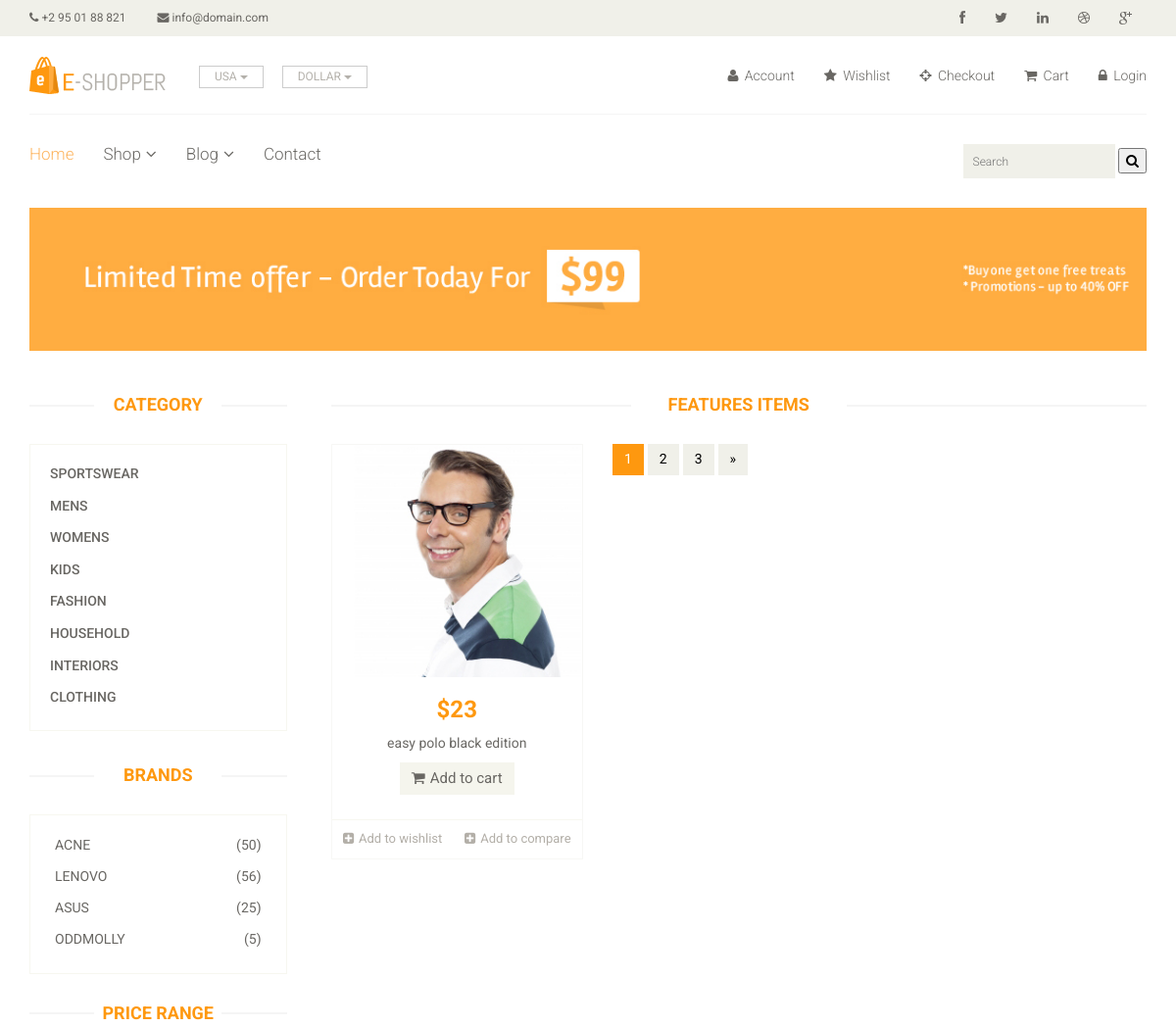
Before: /category/fashion (upper part) with the older database file.
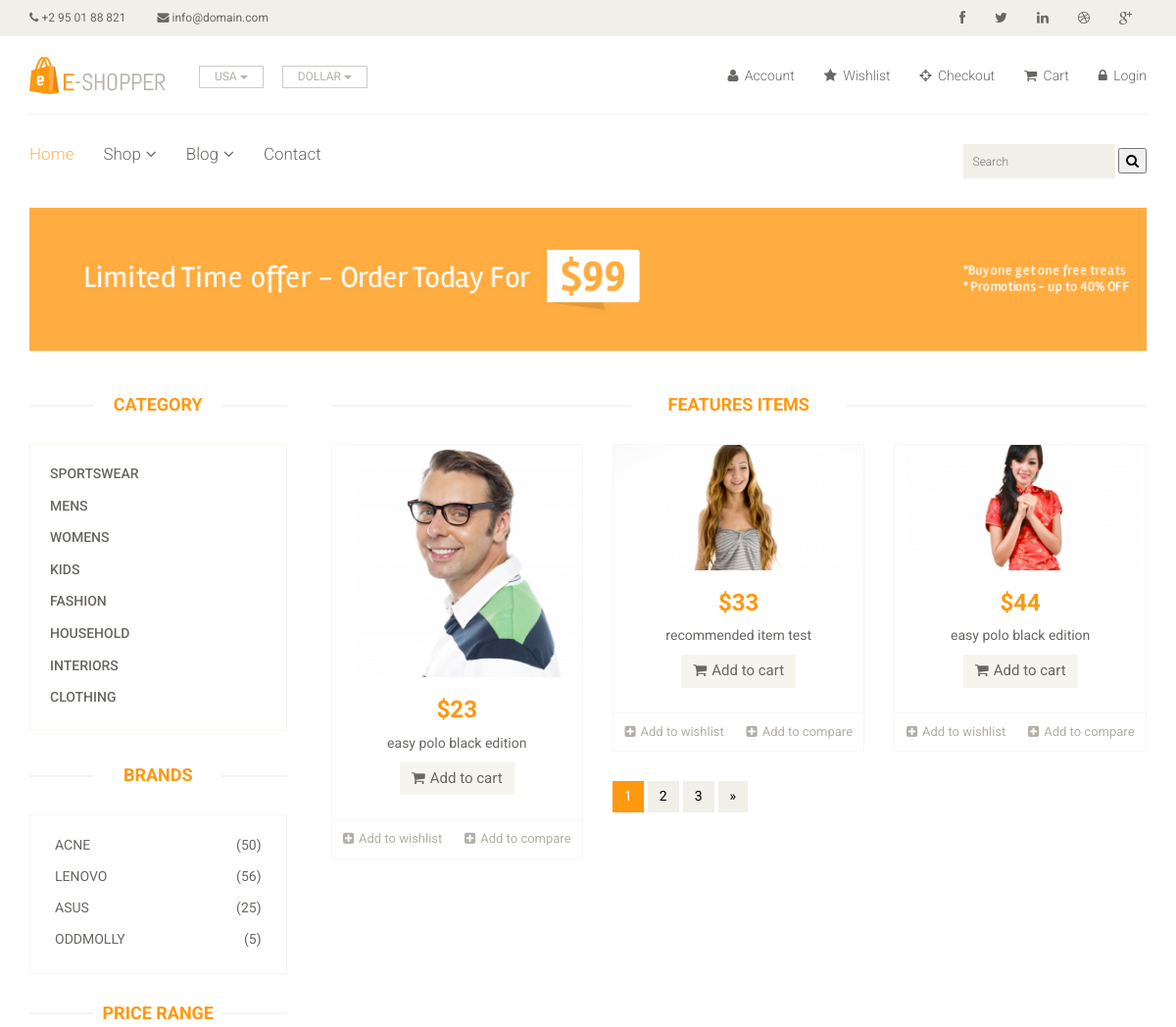
After: the same page with the newer database file.
### home/models.py (models this page shows, shortened)
class Category(models.Model):
    name = models.CharField(max_length=200)
    slug = models.CharField(max_length=500 , unique = True)

class Brand(models.Model):
    name = models.CharField(max_length = 200)
    image = models.ImageField(upload_to='media' , blank=True)
    numbers_of_products = models.IntegerField(default = 1)
    slug = models.CharField(max_length=500 , blank = True)

class Product(models.Model):
    name = models.CharField(max_length=200)
    price = models.IntegerField()
    discounted_price = models.IntegerField(default=0)
    image = models.ImageField(upload_to='media')
    description = models.TextField(blank=True)
    specification = models.TextField(blank = True)
    category = models.ForeignKey(Category, on_delete = models.CASCADE)
    brand = models.ForeignKey(Brand,on_delete=models.CASCADE)
    stock = models.CharField(choices = STOCK , max_length=50)
    labels = models.CharField(choices = LABELS , max_length=50 , blank=True)
    slug = models.CharField(max_length= 500 , blank = True)

### home/views.py (the view)
# urls.py: path('category/<slug>', CategoryView.as_view(), name="category"),
class CategoryView(Base):
    def get(self,request,slug):
        cat_id = Category.objects.get(slug = slug).id # slug = slug le index.html ma category for loop bata chaleko xa tellai execute garxa
        self.views['cat_products'] = Product.objects.filter(category_id = cat_id)
        self.views['categories'] = Category.objects.all()
        self.views['brands'] = Brand.objects.all()
        return render(request,"category.html",self.views)

### templates/category.html (shortened to what this page needs)
{% extends 'base.html' %}
{%block content%}
{%load static%}
	<section id="advertisement">
		<div class="container">
			<img src="images/shop/advertisement.jpg" alt="" />
		</div>
	</section>
	<section>
		<div class="container">
			<div class="row">
				<div class="col-sm-3">
					<div class="left-sidebar">
						<h2>Category</h2>
						<div class="panel-group category-products" id="accordian">
							{%for cat in categories%}
							<div class="panel panel-default">
								<div class="panel-heading">
									<h4 class="panel-title"><a href="/category/{{cat.slug}}">{{cat.name}}</a></h4>
								</div>
							</div>
							{%endfor%}
						</div>
						<div class="brands_products">
							<h2>Brands</h2>
							<div class="brands-name">
								<ul class="nav nav-pills nav-stacked">
									{%for brand in brands %}
									<li><a href="/brand/{{brand.slug}}"> <span class="pull-right">({{brand.numbers_of_products}})</span>{{brand.name}}</a></li>
									{%endfor%}
								</ul>
							</div>
						</div>
						<div class="price-range">
							<h2>Price Range</h2>
						</div>
					</div>
				</div>
				<div class="col-sm-9 padding-right">
					<div class="features_items">
						<h2 class="title text-center">Features Items</h2>
						{%for cat_product in cat_products%}
						<div class="col-sm-4">
							<div class="product-image-wrapper">
								<div class="single-products">
									<div class="productinfo text-center">
										<img src="{{cat_product.image.url}}" alt="" />
										<h2>${{cat_product.price}}</h2>
										<p>{{cat_product.name}}</p>
										<a href="#" class="btn btn-default add-to-cart"><i class="fa fa-shopping-cart"></i>Add to cart</a>
									</div>
									<div class="product-overlay">
										<div class="overlay-content">
										</div>
									</div>
								</div>
								<div class="choose">
									<ul class="nav nav-pills nav-justified">
										<li><a href=""><i class="fa fa-plus-square"></i>Add to wishlist</a></li>
										<li><a href=""><i class="fa fa-plus-square"></i>Add to compare</a></li>
									</ul>
								</div>
							</div>
						</div>
						{%endfor%}
						<ul class="pagination">
							<li class="active"><a href="">1</a></li>
							<li><a href="">2</a></li>
							<li><a href="">3</a></li>
							<li><a href="">&raquo;</a></li>
						</ul>
					</div>
				</div>
			</div>
		</div>
	</section>
{%endblock%}

### templates/base.html (shortened to what this page needs)
<!DOCTYPE html>
{%load static%}
<html lang="en">
<head>
    <link href="{% static 'css/bootstrap.min.css' %}" rel="stylesheet">
    <link href="{% static 'css/font-awesome.min.css' %}" rel="stylesheet">
    <link href="{% static 'css/prettyPhoto.css' %}" rel="stylesheet">
    <link href="{% static 'css/price-range.css' %}" rel="stylesheet">
    <link href="{% static 'css/animate.css' %}" rel="stylesheet">
	<link href="{% static 'css/main.css' %}" rel="stylesheet">
	<link href="{% static 'css/responsive.css' %}" rel="stylesheet">
</head>
<body>
	<header id="header">
		<div class="header_top">
			<div class="container">
				<div class="row">
					<div class="col-sm-6">
						<div class="contactinfo">
							<ul class="nav nav-pills">
								<li><a href="#"><i class="fa fa-phone"></i> +2 95 01 88 821</a></li>
								<li><a href="#"><i class="fa fa-envelope"></i> info@domain.com</a></li>
							</ul>
						</div>
					</div>
					<div class="col-sm-6">
						<div class="social-icons pull-right">
							<ul class="nav navbar-nav">
								<li><a href="#"><i class="fa fa-facebook"></i></a></li>
								<li><a href="#"><i class="fa fa-twitter"></i></a></li>
								<li><a href="#"><i class="fa fa-linkedin"></i></a></li>
								<li><a href="#"><i class="fa fa-dribbble"></i></a></li>
								<li><a href="#"><i class="fa fa-google-plus"></i></a></li>
							</ul>
						</div>
					</div>
				</div>
			</div>
		</div>
		<div class="header-middle">
			<div class="container">
				<div class="row">
					<div class="col-sm-4">
						<div class="logo pull-left">
							<a href="index.html"><img src="images/home/logo.png" alt="" /></a>
						</div>
						<div class="btn-group pull-right">
							<div class="btn-group">
								<button type="button" class="btn btn-default dropdown-toggle usa" data-toggle="dropdown">
									USA
									<span class="caret"></span>
								</button>
							</div>
							<div class="btn-group">
								<button type="button" class="btn btn-default dropdown-toggle usa" data-toggle="dropdown">
									DOLLAR
									<span class="caret"></span>
								</button>
							</div>
						</div>
					</div>
					<div class="col-sm-8">
						<div class="shop-menu pull-right">
							<ul class="nav navbar-nav">
								<li><a href="#"><i class="fa fa-user"></i> Account</a></li>
								<li><a href="#"><i class="fa fa-star"></i> Wishlist</a></li>
								<li><a href="checkout.html"><i class="fa fa-crosshairs"></i> Checkout</a></li>
								<li><a href="cart.html"><i class="fa fa-shopping-cart"></i> Cart</a></li>
								<li><a href="login.html"><i class="fa fa-lock"></i> Login</a></li>
							</ul>
						</div>
					</div>
				</div>
			</div>
		</div>
		<div class="header-bottom">
			<div class="container">
				<div class="row">
					<div class="col-sm-9">
						<div class="mainmenu pull-left">
							<ul class="nav navbar-nav collapse navbar-collapse">
								<li><a href="/" class="active">Home</a></li>
								<li class="dropdown"><a href="#">Shop<i class="fa fa-angle-down"></i></a>
                                </li>
								<li class="dropdown"><a href="#">Blog<i class="fa fa-angle-down"></i></a>
                                </li>
								<li><a href="contact-us.html">Contact</a></li>
							</ul>
						</div>
					</div>
					<div class="col-sm-3">
						<div class="search_box pull-right">
							<form action="/search" method="GET">
							<input type="text" placeholder="Search" name="query"/>
							<button type="submit"><i class="fa fa-search"></i></button>
							</form>
						</div>
					</div>
				</div>
			</div>
		</div>
	</header>
	{%block content%}
	{%endblock%}
</body>
</html>

Changed rows visible on the page:
added Product: image (picture), price "33", name "recommended item test"
added Product: image (picture), price "44", name "easy polo black edition"
